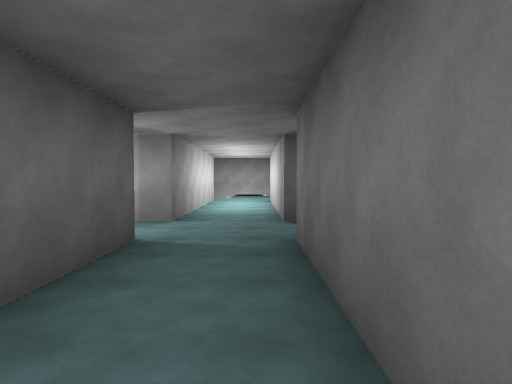
view 1 (above)

22 first-person views from a walk through a Unity game level. The camera is 1.5 m above the floor, tilts 2° down and sees 70° across. The floor is counted in squares, 2 m on a side. Each view is taken from the middle of a square. On the plan, view 1 faces up. The plan holds only what a view shows up to about 11 squares ahead; the rest is blank. The place goes on beyond the plan. Some animated figures are not drawn.

view 2
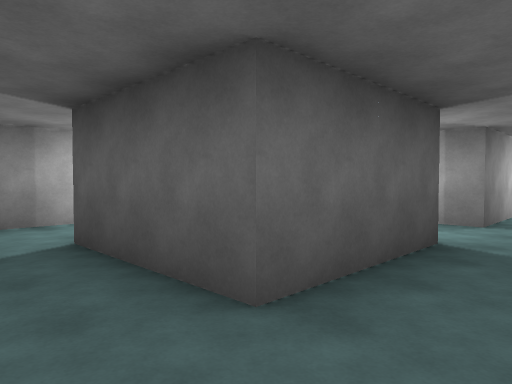

view 3
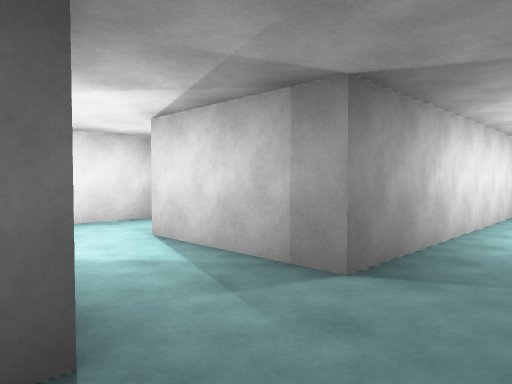

view 4
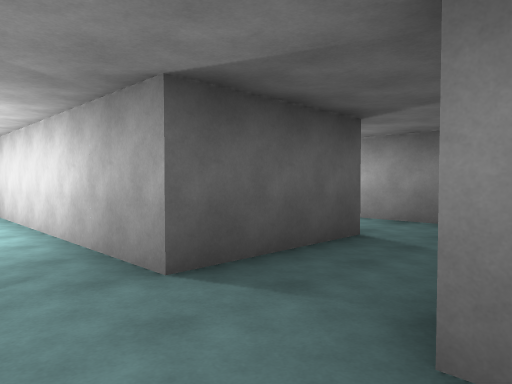

view 5
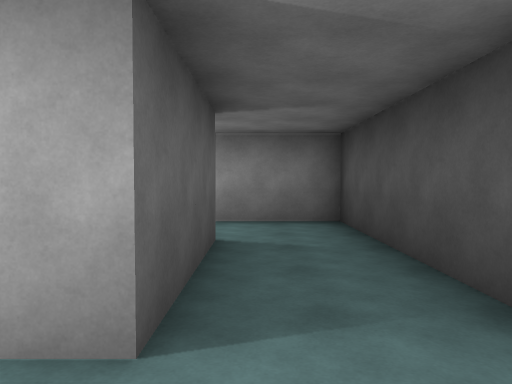

view 6
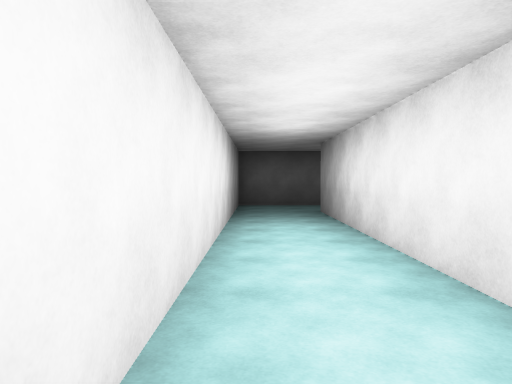

view 7
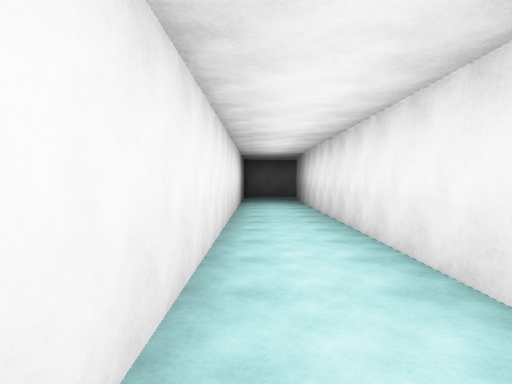

view 8
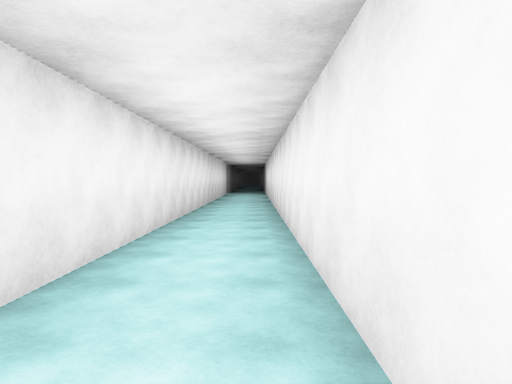

view 9
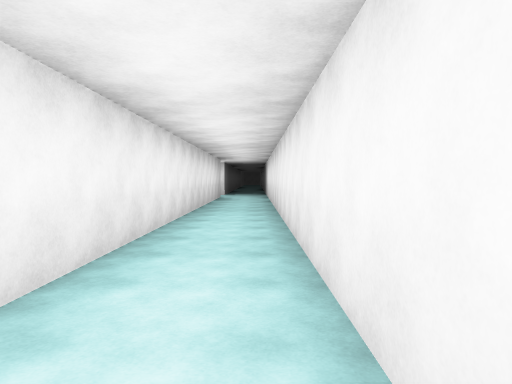

view 10
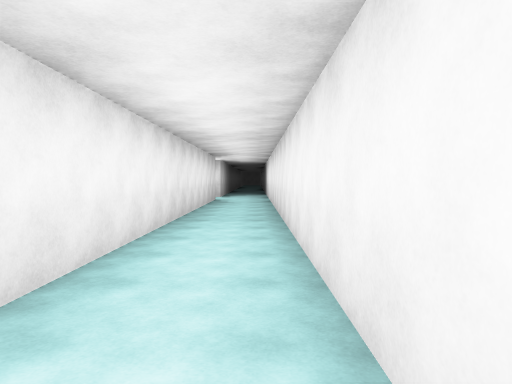

view 11
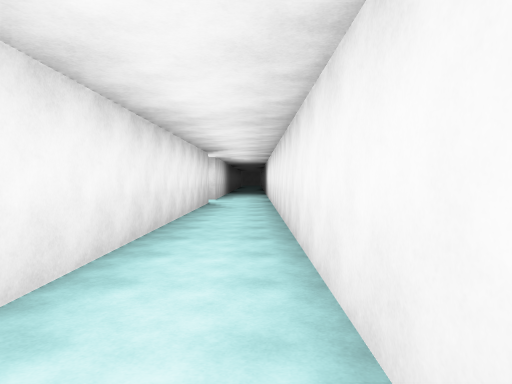

view 12
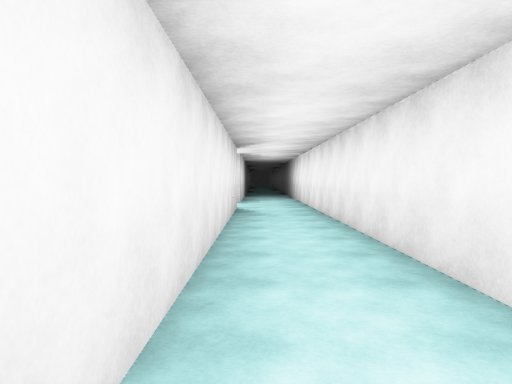

view 13
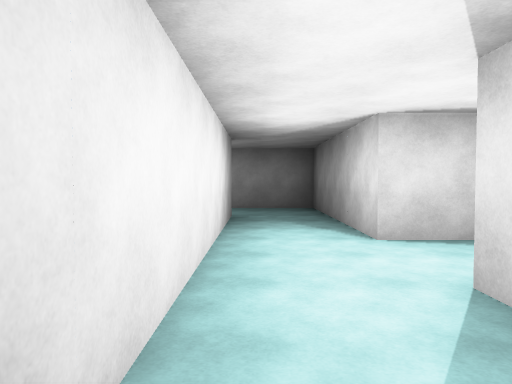

view 14
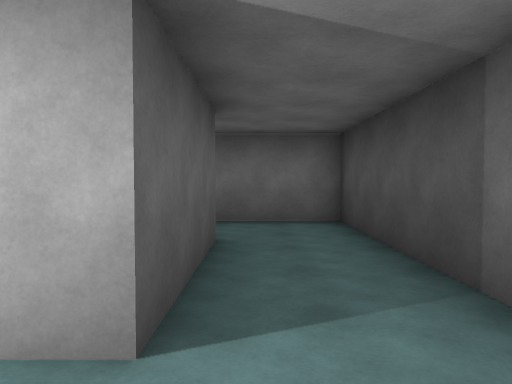

view 15
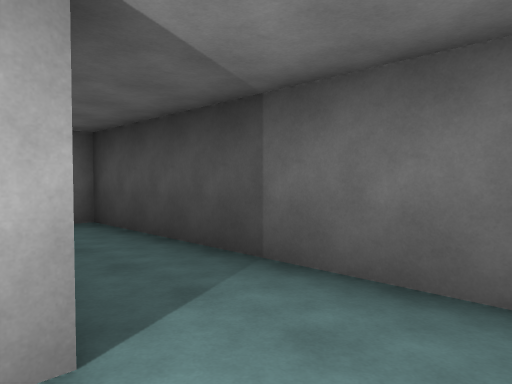

view 16
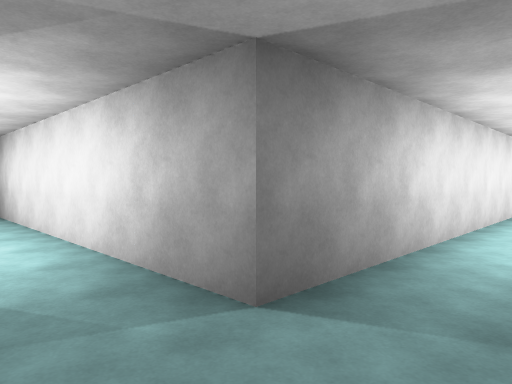

view 17
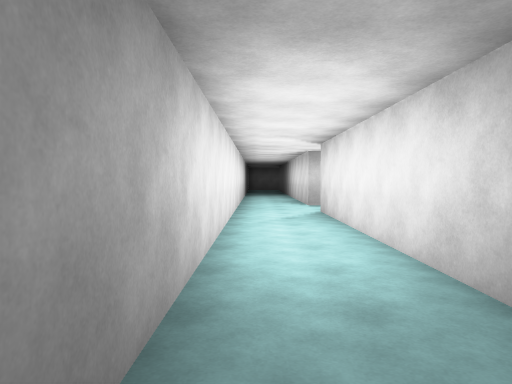

view 18
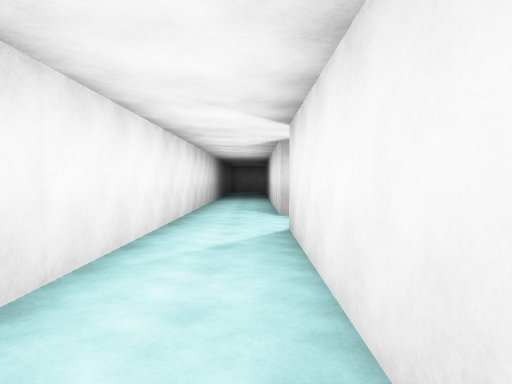

view 19
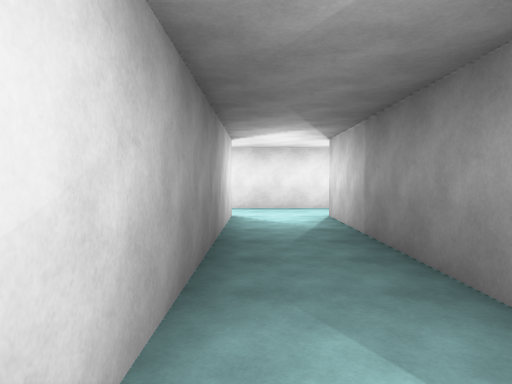

view 20
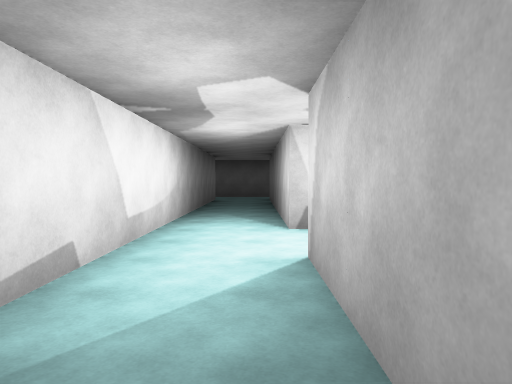

view 21
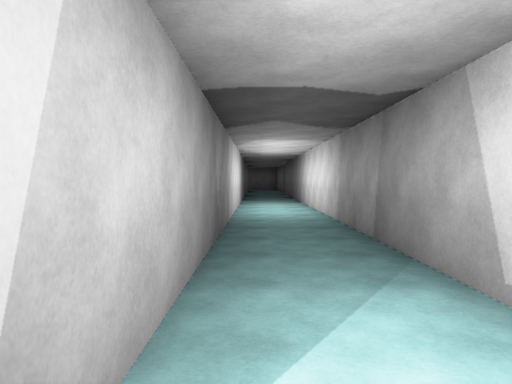

view 22
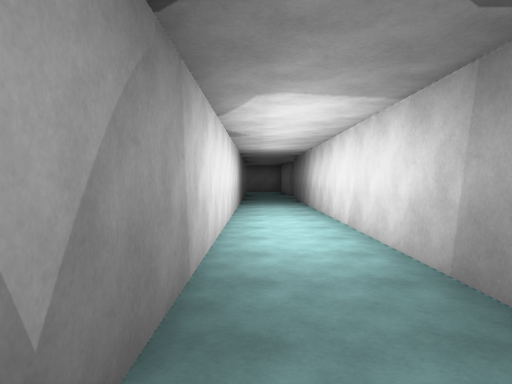

### Floor plan
Points are (right, up) in squares from view 1. A wall is a line through its corners. A room is listed if a view was taken in it or the views show most of it. See-through windows are left out.
Room 1 (views 1, 2, 3, 4, 5, 6, 7, 8, 9, 10, 11, 12, 13, 14, 15, 16, 17, 18, 19)
walls: (-1.5, 12.5) (-1.5, 6.5) (-4.5, 6.5) (-4.5, 11.5) (-6.6, 11.5); (-8.1, 11.5) (-14.5, 11.5) (-14.5, 19.6); (-1.5, 4.6) (-1.5, 1.5) (-4.5, 1.5) (-4.5, 2.1); (1.1, 4.5) (5.5, 4.5) (5.5, 33.5); (-16.5, 19.5) (-16.5, 11.5) (-19.1, 11.5); (-5.6, -0.5) (0.5, -0.5) (0.5, 4.5); (3.5, 33.5) (3.5, 6.5) (0.5, 6.5) (0.5, 12.6); (-19.5, 9.5) (-6.5, 9.5) (-6.5, 1.1)
ways out: opening at (-16, 19) to room 3
Room 2 (views 20, 22)
walls: (-16.5, 33.5) (-16.5, 24.5); (-14.5, 26.4) (-14.5, 33.5)
ways out: opening at (-16, 25) to room 3
Room 3 (view 21)
walls: (-14.5, 21.4) (-14.5, 24.6); (-16.5, 24.5) (-16.5, 21.5)
ways out: opening at (-16, 19) to room 1; opening at (-16, 25) to room 2; opening at (-17, 20.5)

Where each view was taken, in squares from view 1:
view 1: 0 up, 0 right, facing up
view 2: 0 up, 0 right, facing up-left
view 3: 4 up, 0 right, facing up-left
view 4: 4 up, 1 left, facing up-right
view 5: 6 up, 1 left, facing right
view 6: 15 up, 5 right, facing down
view 7: 20 up, 5 right, facing down
view 8: 16 up, 5 right, facing up
view 9: 19 up, 5 right, facing up
view 10: 21 up, 5 right, facing up
view 11: 23 up, 5 right, facing up
view 12: 25 up, 4 right, facing up
view 13: 2 up, 6 left, facing up
view 14: 1 up, 6 left, facing right
view 15: 2 up, 6 left, facing down-right
view 16: 11 up, 5 left, facing down-left
view 17: 10 up, 6 left, facing left
view 18: 11 up, 9 left, facing left
view 19: 19 up, 15 left, facing down
view 20: 25 up, 16 left, facing down
view 21: 21 up, 16 left, facing up
view 22: 25 up, 16 left, facing up
